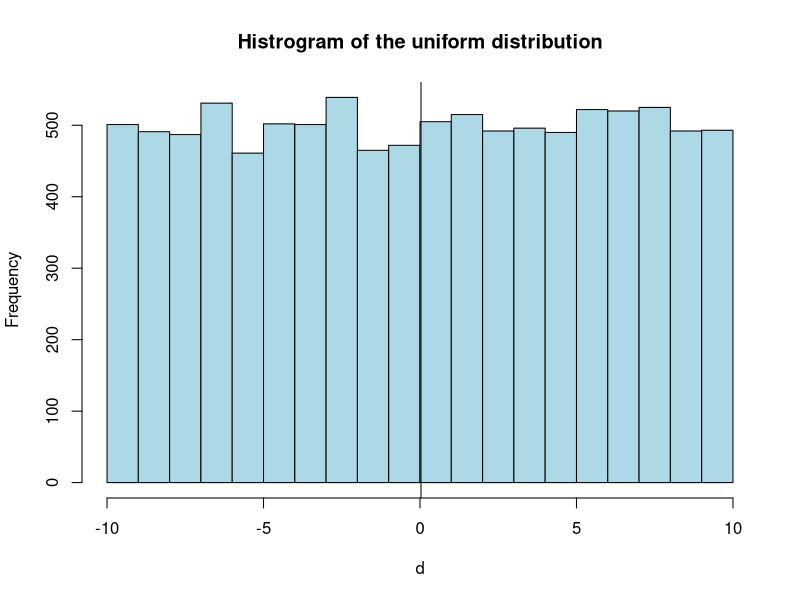
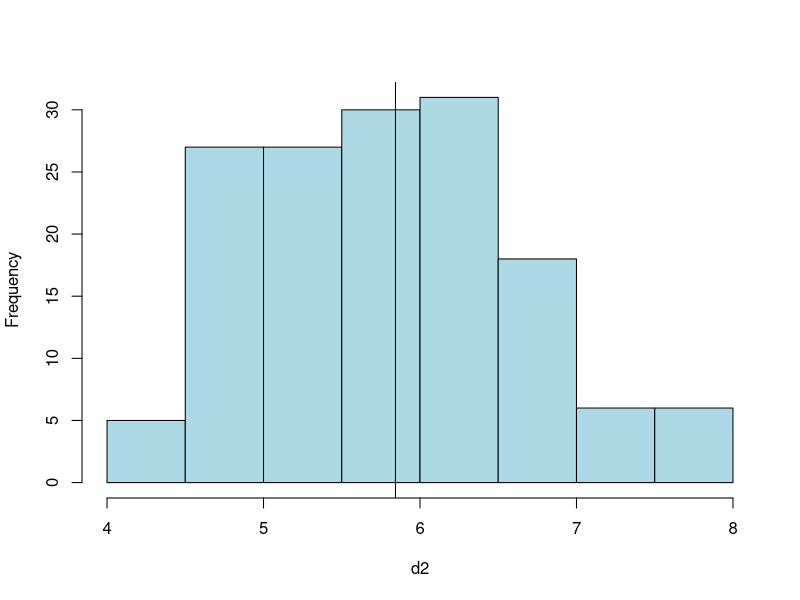
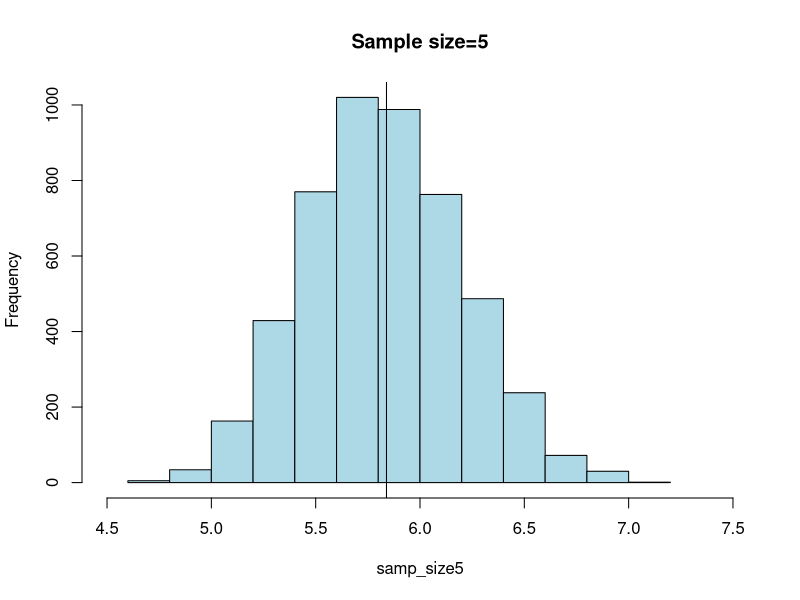
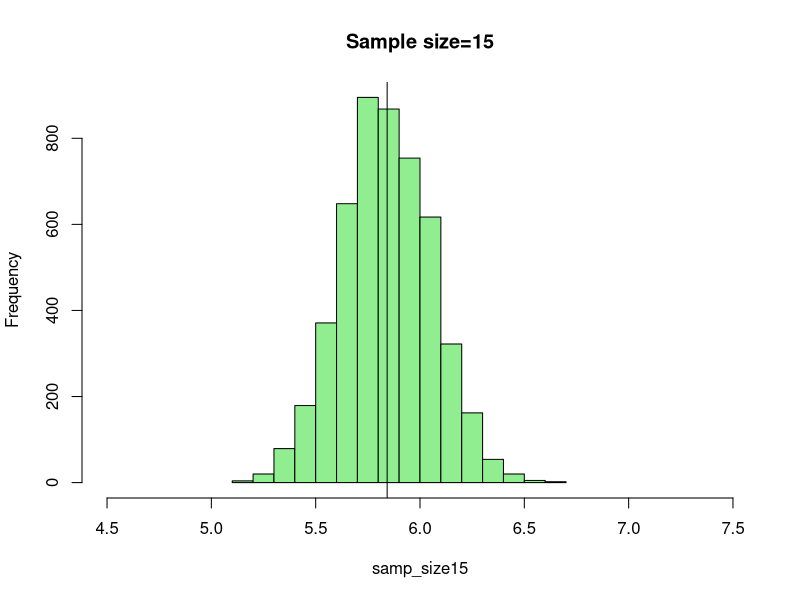
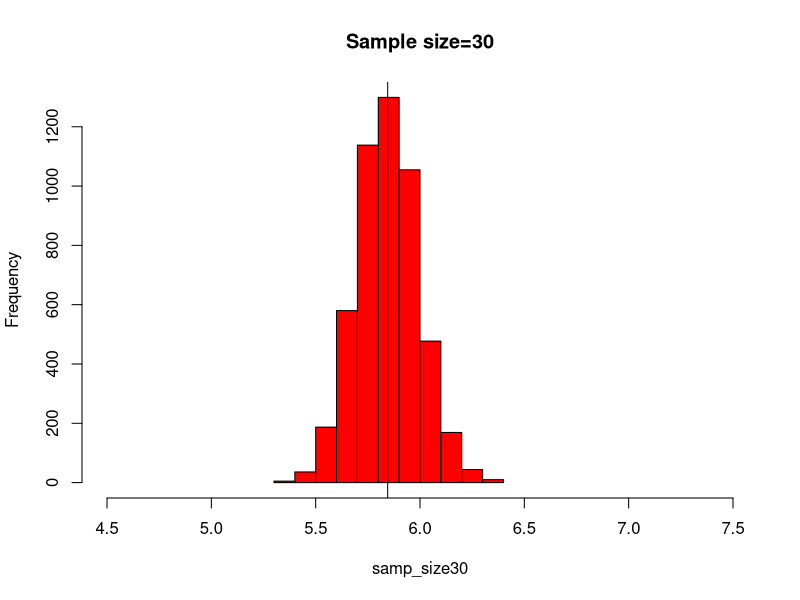
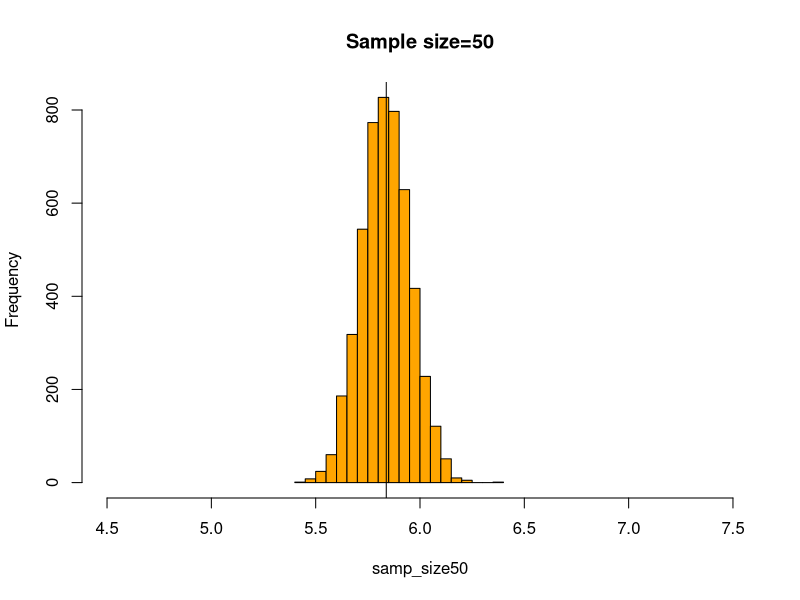
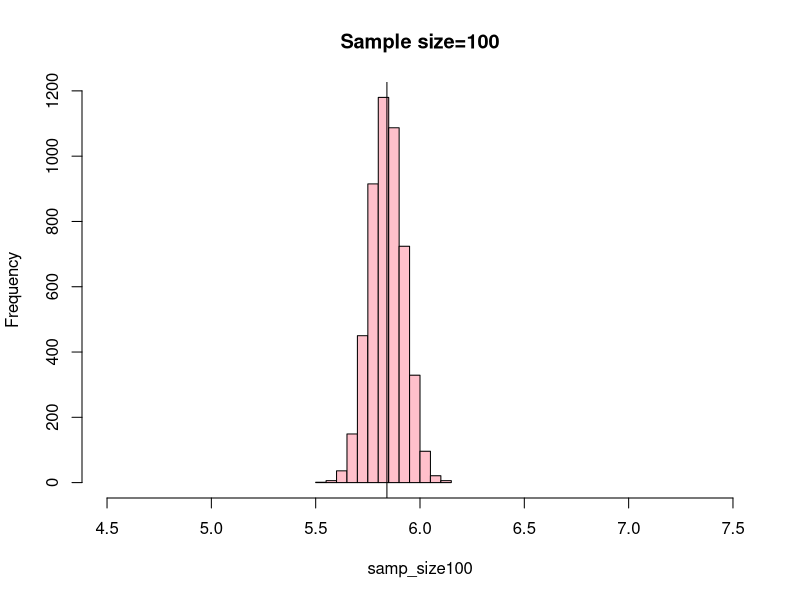
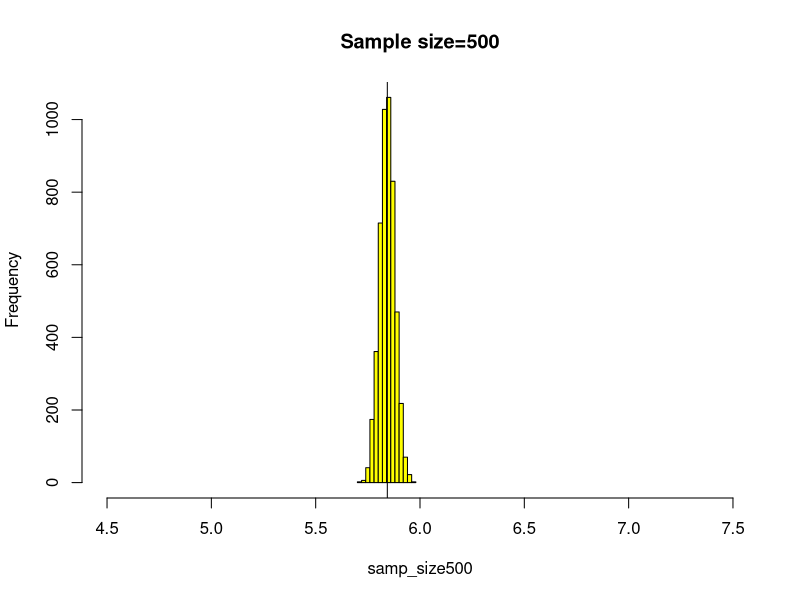

The R script that drew these images, in order:

# Central limit theorem statement - If X_hat is the mean of a random sample of size N taken
# from a population with mean ?? and finite variance ??^2, then the limiting form of
# the distribution of Z = (X_hat - ??)/(??/sqrt(N)) as N??????, 
# is the standard normal distribution with mean 0 and standard deviation 1.

# Since distribution doesn't matter for central limit theorem we will demonstrate central limit 
# theorem using uniform distribution with values ranging from -10 to 10.

d <- runif(10000, min = -10, max = 10)
hist(d, col="lightblue", main="Histrogram of the uniform distribution")
abline(v=mean(d), col="black")
mean(d)


# so the plot will resemble uniform distribution and the black line in the plot shows the mean
# which is close to 0. This is the true mean of the population. 

# Instead of taking data from distribution we can also work on real world data
d2 <- iris$Sepal.Length # iris is built in data set in R
hist(d2, col="lightblue", main="")
abline(v=mean(d2), col="black")
mean(d2)

# Assumptions - 
# 1. Our data consists of 10,000 values randomly sampled from uniform distribution. a = -10, b = 10.
# 2. We will make 5000 samples, each with sample size 5, 10, 15, 30, 50, 100.
# 3. We are sampling with replacement.

# Note - If we dont take 10,000 samples and just randomly sample N elements from it, then also it works
# I just took 10,000 for the sake of demonstration. You can prove this with any data, take any 
# online data, take any one column with real values and you can prove Central limit theorem.

simulations <- 5000
samp_size5 <- c()
samp_size15 <- c()
samp_size30 <- c()
samp_size50 <- c()
samp_size100 <- c()
samp_size500 <- c()

# Explanation of the code below.
# we are taking 5 random samples from 10,000 elements, finding the
# mean of these 5 elements, storing in a vector and doing this process 5,000 times.

# we are doing similar operations, now we are taking 15, 30, 50, 100, 500 samples.
# the plots are made from d2 data., if you want from d data just change the above for loop d2 to d
for(i in 1:simulations){
  samp_size5[i] <- mean(sample(d2, 5, replace = TRUE))
  samp_size15[i] <- mean(sample(d2, 15, replace = TRUE))
  samp_size30[i] <- mean(sample(d2, 30, replace = TRUE))
  samp_size50[i] <- mean(sample(d2, 50, replace = TRUE))
  samp_size100[i] <- mean(sample(d2, 100, replace = TRUE))
  samp_size500[i] <- mean(sample(d2, 500, replace = TRUE))
}


par(mfrow = c(1,1))
hist(samp_size5, col ="lightblue",main="Sample size=5", xlim=c(4.5,7.5))
abline(v = mean(samp_size5), col = "black")

hist(samp_size15, col ="lightgreen", main="Sample size=15", xlim=c(4.5,7.5))
abline(v = mean(samp_size15), col = "black")

hist(samp_size30, col ="red",main="Sample size=30", xlim=c(4.5,7.5))
abline(v = mean(samp_size30), col = "black")

hist(samp_size50, col ="orange",main="Sample size=50", xlim=c(4.5,7.5))
abline(v = mean(samp_size50), col = "black")

hist(samp_size100, col ="pink", main="Sample size=100", xlim=c(4.5,7.5))
abline(v = mean(samp_size100), col = "black")

hist(samp_size500, col ="yellow",main="Sample size=500", xlim=c(4.5,7.5))
abline(v = mean(samp_size500), col = "black")


# 1. All the plots are normal distributions. 
# 2. looking at the 6 plots we see that as we increase the sample size, the standard deviation decreases,
# as our plot shrinks. 
# 3. The shrinking of the plot, justifies the ??/sqrt(N) standard deviation as mentioned in Central
# limit theorem, as N increases standard deviation decreases. 
# 4. All the plots have mean which is close to the true mean of the 10,000 samples.


